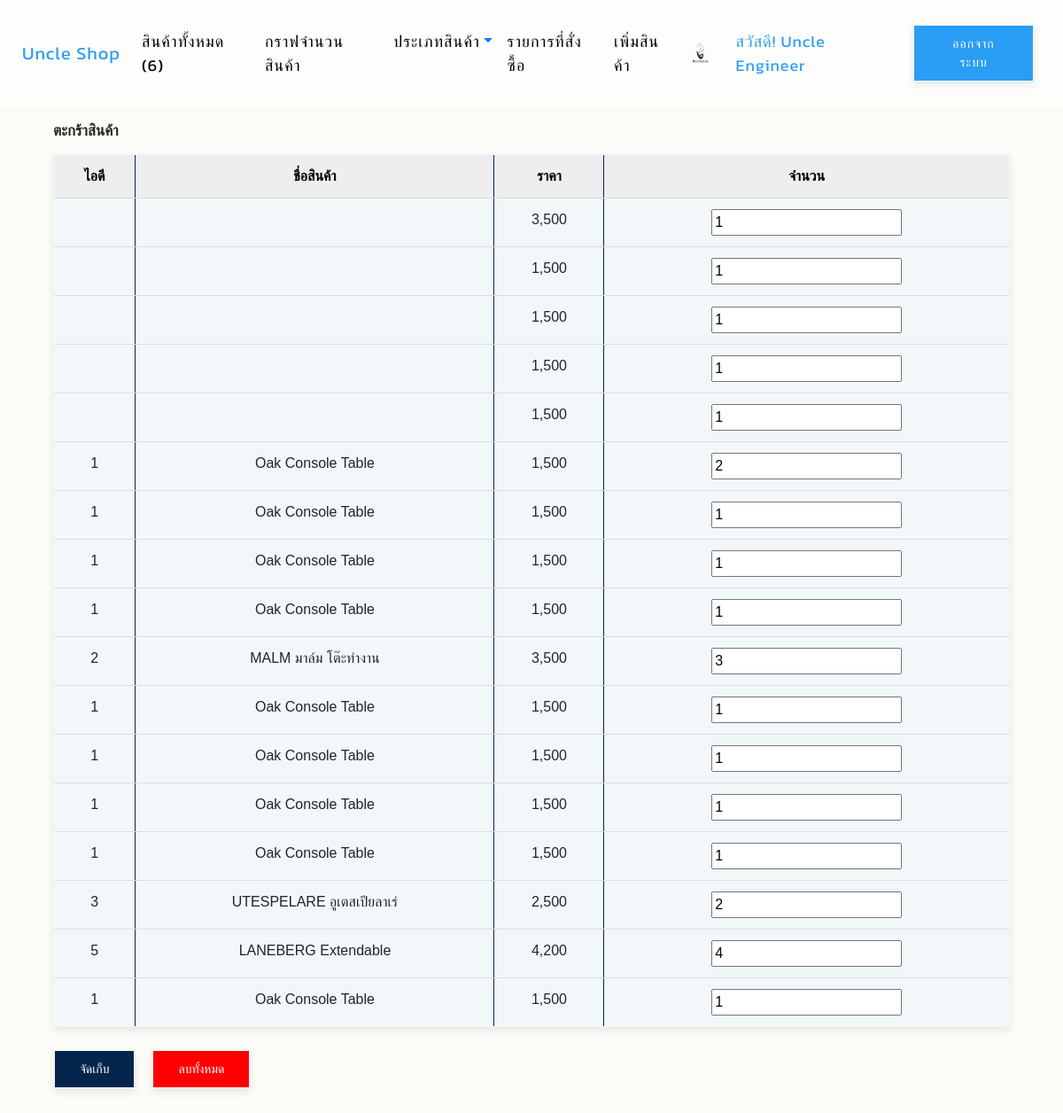
Page /mycartedit/ (signed in) on the committed database.
### app_uncle_shop/models.py (models this page shows, shortened)
class Profile(models.Model):
    user = models.OneToOneField(User, on_delete=models.CASCADE)
    photo = models.ImageField(upload_to="photoprofile",
                              null=True, blank=True, default='default.png')
    usertype = models.CharField(max_length=100, default='member')
    cartquan = models.IntegerField(default=0)

class Cart(models.Model):
    user = models.ForeignKey(User, on_delete=models.CASCADE)
    productid = models.CharField(max_length=100)
    productname = models.CharField(max_length=100)
    price = models.IntegerField()
    quantity = models.IntegerField()
    stamp = models.DateTimeField(auto_now_add=True, blank=True, null=True)
    total = models.IntegerField()

### app_uncle_shop/views.py (the view, shortened to what this page needs)
# urls.py: path('mycartedit/', my_cart_edit, name='my-cart-edit-page'),
def my_cart_edit(request):
    username = request.user.username
    user = User.objects.get(username=username)
    context = {}
    mycart = Cart.objects.filter(user=user)
    context['mycart'] = mycart
    return render(request, 'app_uncle_shop/my-cart-edit.html', context)

### app_uncle_shop/templatetags/custom_tags.py (called while the page is built)
@register.simple_tag
def show_all_product():
    count = AllProduct.objects.count()
    return count

@register.inclusion_tag("app_uncle_shop/all-category.html")
def all_category():
    category = Category.objects.all()
    return {"categories": category}

### app_uncle_shop/templates/app_uncle_shop/my-cart-edit.html (shortened to what this page needs)
{% extends 'app_uncle_shop/index.html' %}
{% load humanize %}
{% block content %}
<html>
  <head>
    <br />
    <div class="container">
      <div class="text-color">
        <h3>ตะกร้าสินค้า</h3>
      </div>
      <div style="padding: 5px"></div>
      <form method="POST" id="formsave">
        <table class="table">
          <tr>
            <th>ไอดี</th>
            <th>ชื่อสินค้า</th>
            <th>ราคา</th>
            <th>จำนวน</th>
          </tr>
          {% for pd in mycart %}
          <tr>
            <td>{{pd.productid}}</td>
            <td>{{pd.productname}}</td>
            <td>{{pd.price|intcomma}}</td>
            <td>
              <input
                type="text"
                name="pd_{{pd.productid}}"
                value="{{pd.quantity}}"
              />
            </td>
          </tr>
          {% endfor %}
        </table>
        <div style="padding: 5px"></div>
      </form>
      <div class="row">
        <div style="padding: 8px"></div>
        <button type="submit" form="formsave" class="button-dark-blue">
          จัดเก็บ
        </button>
        <div style="padding: 10px"></div>
        <form
          id="formclear"
          method="POST"
          onsubmit="return confirm('กดยืนยันเพื่อลบสินค้าทั้งหมด หรือ ไม่?')"
        >
          <button type="submit" form="formclear" class="button-red">
            ลบทั้งหมด
          </button>
        </form>
      </div>
      <div style="padding: 20px"></div>
    </div>
  </head>
</html>
{% endblock content %}

### app_uncle_shop/templates/app_uncle_shop/index.html (shortened to what this page needs)
{% load custom_tags %}
{% load static %}
<!DOCTYPE html>
<html lang="en">
  <head>
    <link
      rel="stylesheet"
      href="https://cdn.jsdelivr.net/npm/bootstrap@4.6.1/dist/css/bootstrap.min.css"
    />
    <link rel="stylesheet" href="https://cdnjs.cloudflare.com/ajax/libs/font-awesome/4.7.0/css/font-awesome.min.css">
    <link href="{% static 'css/style.css' %}" rel="stylesheet" />
  </head>
  <body>
    <nav class="navbar navbar-expand-sm bg-lightblue navbar-lightblue">
      <a class="navbar-brand" href="{% url 'home-page' %}"
        ><font color="#2a9df4">Uncle Shop</font></a
      >
      <div class="collapse navbar-collapse" id="collapsibleNavbar">
        <ul class="navbar-nav mr-auto">
          <li class="nav-item">
            <a class="nav-link" href="{% url 'all-product-page' %}"
              ><font color="black">สินค้าทั้งหมด ({% show_all_product %})</font>
            </a>
          </li>
          <li class="nav-item">
            <a class="nav-link" href="{% url 'graph-page' %}"
              ><font color="black">กราฟจำนวนสินค้า</font></a
            >
          </li>
          <li class="nav-item dropdown">
            <a
              class="nav-link dropdown-toggle"
              href="#"
              id="dropdown01"
              data-toggle="dropdown"
              aria-haspopup="true"
              aria-expanded="false"
              ><font color="black">ประเภทสินค้า</font></a
            >
          </li>
          {% if user.is_authenticated and user.profile.usertype == 'admin' %}
          <li class="nav-item">
            <a class="nav-link" href="{% url 'all-order-product-page' %}"
              ><font color="black">รายการที่สั่งซื้อ</font>
            </a>
          </li>
          <li class="nav-item">
            <a class="nav-link" href="{% url 'add-product-page' %}">
              <font color="black">เพิ่มสินค้า</font></a
            >
          </li>
          {% endif %}
        </ul>
        {% if user.is_authenticated %}
        <img
          src="{{user.profile.photo.url}}"
          width="40"
          height="40"
          class="rounded-circle"
        />&nbsp&nbsp
        <a style="color: #2a9df4; margin: 5px">
          สวัสดี! {{user.first_name}} {{user.last_name}}&nbsp&nbsp
        </a>
        <a class="button-blue" href="{% url 'logout' %}">ออกจากระบบ</a>&nbsp
        {% else %}
        <a class="button-blue" href="{% url 'register-page' %}"
          >สมัครสมาชิก</a
        >&nbsp&nbsp&nbsp
        <a class="button-blue" href="{% url 'login' %}">เข้าสู่ระบบ</a>
        {% endif %}
      </div>
    </nav>
    <div style="padding: 46px"></div>
    <div class="container" style="margin-top: 20px;">
    {% block content %}
    {% endblock content %}
    </div>
  </body>
</html>

### static/css/style.css (style rules this page uses)
body { font-family: "Kanit", sans-serif; font-size: 16px; font-weight: normal; background: #fbfbf7; height: 100%; font-family: Arial; }
.navbar { position: fixed; z-index: 10; font-size: 24px; letter-spacing: 1px; padding: 25px; width: 100vw; background: rgb(0 0 0 / 50%); }
a { font-family: "Kanit", sans-serif; font-size: 18px; }
table { border-collapse: collapse; width: 100%; background-color: #f2f2f2; }
th, td { border: 1px solid #03254c; padding: 8px; text-align: center; border-bottom: 1px solid #ddd; }
th { background-color: #eee; color: black; }
* { transition: all 0.3s ease-out; }

### app_uncle_shop/templates/app_uncle_shop/index.html (style rules this page uses)
.navbar { position: fixed; z-index: 10; letter-spacing: 1px; padding: 25px; width: 100vw; background: rgb(255 255 255 / 50%); }

### rows in the picture
Cart: price "3,500", pd_ "1"
Cart: price "1,500", pd_ "1"
Cart: price "1,500", pd_ "1"
Cart: price "1,500", pd_ "1"
Cart: price "1,500", pd_ "1"
Cart: productid "1", productname "Oak Console Table", price "1,500", quantity "2"
Cart: productid "1", productname "Oak Console Table", price "1,500"
Cart: productid "1", productname "Oak Console Table", price "1,500"
Cart: productid "1", productname "Oak Console Table", price "1,500"
Cart: productid "2", productname "MALM มาล์ม โต๊ะทำงาน", price "3,500", quantity "3"
Cart: productid "1", productname "Oak Console Table", price "1,500"
Cart: productid "1", productname "Oak Console Table", price "1,500"
Cart: productid "1", productname "Oak Console Table", price "1,500"
Cart: productid "1", productname "Oak Console Table", price "1,500"
Cart: productid "3", productname "UTESPELARE อูเตสเปียลาเร่", price "2,500", quantity "2"
Cart: productid "5", productname "LANEBERG Extendable", price "4,200", quantity "4"
Cart: productid "1", productname "Oak Console Table", price "1,500"

### other values in the picture
{{ user.first_name }} "Uncle"
{{ user.last_name }} "Engineer"
